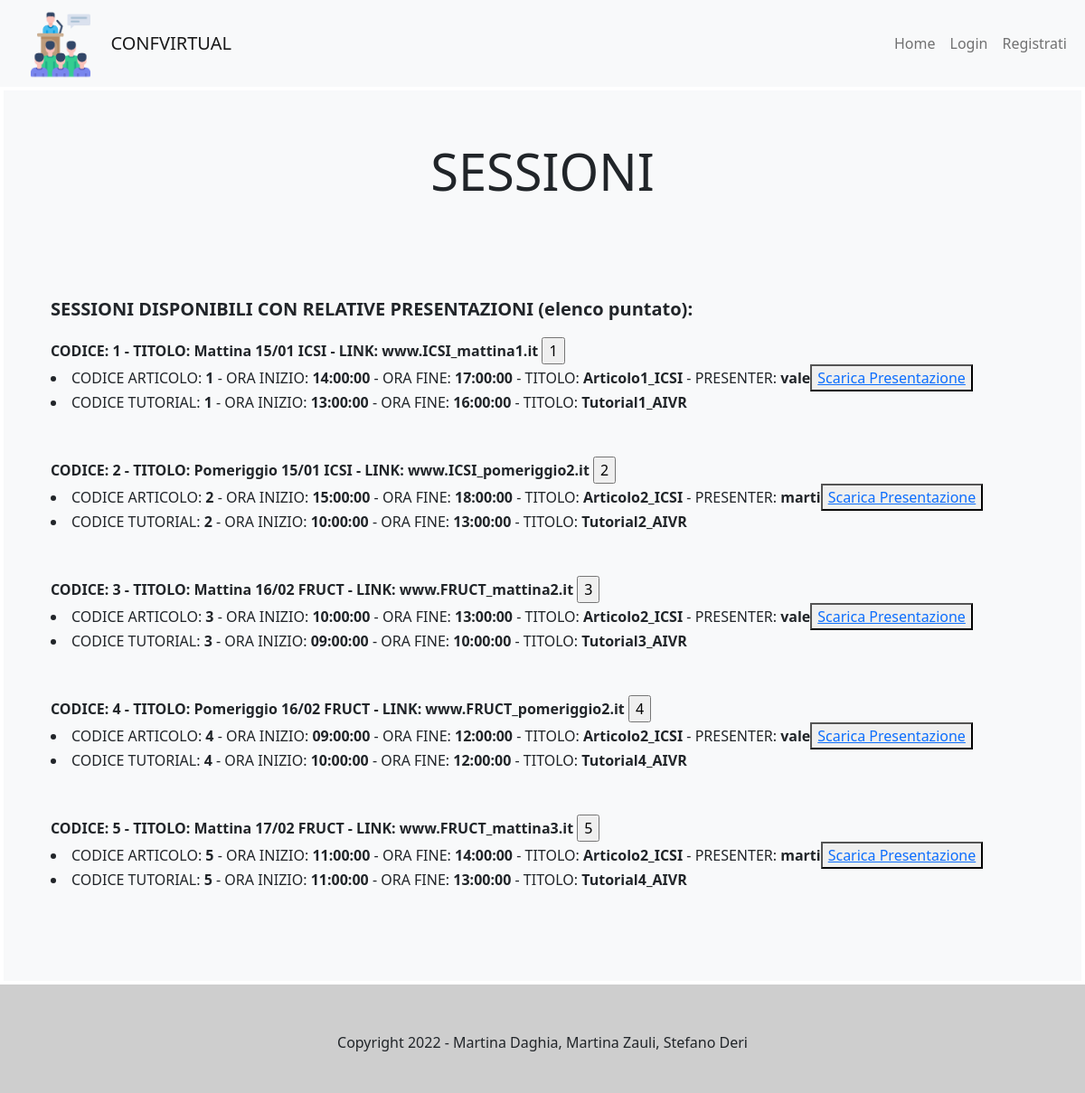
Screenshot of /PHP/model/modelSessioni.php with the database file from the repository.
### tables this page shows
CREATE TABLE SESSIONE (
	Codice INT NOT NULL AUTO_INCREMENT PRIMARY KEY,
    Titolo VARCHAR (100) NOT NULL,
    NumeroPresentazioni INT NOT NULL DEFAULT 0,
    OraInizio time(0) NOT NULL,
    OraFine time(0) NOT NULL,
    Link VARCHAR (200) NOT NULL,
    CodiceProgrammaGiornaliero INT,
    FOREIGN KEY (CodiceProgrammaGiornaliero) REFERENCES PROGRAMMAGIORNALIERO(Codice)
);

CREATE TABLE PRESENTAZIONEDIARTICOLI (
	Codice INT auto_increment PRIMARY KEY,
    OraInizio time(0) NOT NULL,
    OraFine time(0) NOT NULL,
    NumSequenza INT NOT NULL,
    Titolo VARCHAR (50),
    NumPagine INT,
    FilePresentazione INT,
    StatoSvolgimento VARCHAR (200),
    UsernameUtentePresenter VARCHAR (100),
    CodiceSessione INT NOT NULL,
    FOREIGN KEY (UsernameUtentePresenter) REFERENCES PRESENTER(UsernameUtente),
    FOREIGN KEY (CodiceSessione) REFERENCES SESSIONE(Codice),
    FOREIGN KEY (FilePresentazione) REFERENCES FILEESTERNI(idFile)
);

CREATE TABLE TUTORIAL (
	Codice INT auto_increment PRIMARY KEY,
    OraInizio time(0) NOT NULL,
    OraFine time(0) NOT NULL,
    NumSequenza INT NOT NULL,
    Titolo VARCHAR (50),
    Abstract VARCHAR(500),
    CodiceSessione INT,
    FOREIGN KEY (CodiceSessione) REFERENCES SESSIONE(Codice) 
);

### PHP/database.php (called while the page is built, shortened)
<?php
    class DatabaseHelper{
        private $db;
        public function __construct($servername, $username, $password, $dbname, $port){
            $this->db = new mysqli($servername, $username, $password, $dbname, $port);
        }
        public function getSessioni(){
            $query="SELECT Codice, Titolo, Link FROM SESSIONE";
            $stmt=$this->db->prepare($query);
            $stmt->execute();
            $result=$stmt->get_result();
            return $result->fetch_all(MYSQLI_ASSOC);
        }
        public function getArticoli($codiceSessione){
            $query="SELECT PA.Codice, PA.OraInizio, PA.OraFine, PA.Titolo, UsernameUtentePresenter, f.NomeFile
                    FROM PRESENTAZIONEDIARTICOLI as PA
                    JOIN SESSIONE as S
                    ON PA.CodiceSessione=S.Codice
                    JOIN fileesterni AS f
                    ON f.idFile=PA.FilePresentazione
                    WHERE PA.CodiceSessione=?";
            $stmt=$this->db->prepare($query);
            $stmt->bind_param('i', $codiceSessione);
            $stmt->execute();
            $result=$stmt->get_result();
            return $result->fetch_all(MYSQLI_ASSOC);
        }
        public function getTutorial($codiceSessione){
            $query="SELECT T.Codice, T.OraInizio, T.OraFine, T.Titolo
                    FROM TUTORIAL as T
                    JOIN SESSIONE as S
                    ON T.CodiceSessione=S.Codice
                    WHERE T.CodiceSessione=?";
            $stmt=$this->db->prepare($query);
            $stmt->bind_param('i', $codiceSessione);
            $stmt->execute();
            $result=$stmt->get_result();
            return $result->fetch_all(MYSQLI_ASSOC);
        }
    }
?>

### PHP/connessione.php (called while the page is built, shortened)
<?php
    require_once("database.php");
    $dbh = new DatabaseHelper("localhost", "root", "", "CONFVIRTUAL", 3306);
?>

### PHP/model/modelSessioni.php (the view, shortened to what this page needs)
<?php
  require_once("../connessione.php");
include('layouts/header.php');
?>
<?php
  $sessioni = $dbh->getSessioni();
?>
<div class="position-relative overflow-hidden p-1 p-md-1 m-md-1 text-center bg-light">
  <div class="col-md-5 p-lg-5 mx-auto my-1">
    <h1 class="display-4 fw-normal">SESSIONI</h1>
  </div>
  <div class="m-5" style ="text-align: left">
  <b><p class="col-md fs-5">SESSIONI DISPONIBILI CON RELATIVE PRESENTAZIONI (elenco puntato): </p></b>
    <?php foreach($sessioni as $sessione): ?>
      <form name="formChatSessione" method="get" action="./modelChat.php?chat="<?php echo($sessione['Codice']) ?>>
        <b><?php echo "CODICE: " .$sessione['Codice'] . " - TITOLO: " . $sessione['Titolo']  . " - LINK: " . $sessione['Link']  ;?> </b>
        <input type="submit" id="submitChatSessione" name="submitChatSessione" value="<?php echo($sessione['Codice'])  ?>"></input>
      </form>
      <?php
      $articoli=$dbh->getArticoli($sessione['Codice']);
      $tutorial=$dbh->getTutorial($sessione['Codice']);
      if(count($articoli)>0){
        ?>
        <?php
        foreach($articoli as $articolo):
          echo "<li>";
          echo "CODICE ARTICOLO: " ."<b>".$articolo['Codice'] ."</b>". " - ORA INIZIO: " ."<b>". $articolo['OraInizio']  ."</b>"
          . " - ORA FINE: " ."<b>". $articolo['OraFine']."</b>" . " - TITOLO: " ."<b>". $articolo['Titolo'] ."</b>"
          . " - PRESENTER: " ."<b>". $articolo['UsernameUtentePresenter'] ."</b>" ;
          echo("<a href='.\\risorse\\file\\' download='".$articolo["NomeFile"]."' >");
          echo("<button>Scarica Presentazione</buttton>");
          echo("</a>");
          echo "</li>";
        endforeach;
        ?>
        <?php
      }
      if(count($tutorial)>0){
        ?>
        <?php
        foreach($tutorial as $tut):
          echo "<li>";
          echo "CODICE TUTORIAL: "."<b>" .$tut['Codice'] ."</b>". " - ORA INIZIO: "."<b>" . $tut['OraInizio']  ."</b>"
          . " - ORA FINE: " ."<b>". $tut['OraFine']."</b>" . " - TITOLO: "."<b>" . $tut['Titolo']."</b>";
          echo "</li>";
        endforeach;
        ?>
        <br><br>
        <?php
      }
       ?>
    <?php endforeach; ?>
  </div>
</div>
<?php
include('layouts/footer.php');
?>

### rows the page displays
sessione: Codice "1", Titolo "Mattina 15/01 ICSI", Link "www.ICSI_mattina1.it", submitChatSessione "1"
presentazionediarticoli: Codice "1", OraInizio "14:00:00", OraFine "17:00:00", Titolo "Articolo1_ICSI", UsernameUtentePresenter "vale"
tutorial: Codice "1", OraInizio "13:00:00", OraFine "16:00:00", Titolo "Tutorial1_AIVR"
sessione: Codice "2", Titolo "Pomeriggio 15/01 ICSI", Link "www.ICSI_pomeriggio2.it", submitChatSessione "2"
presentazionediarticoli: Codice "2", OraInizio "15:00:00", OraFine "18:00:00", Titolo "Articolo2_ICSI", UsernameUtentePresenter "marti"
tutorial: Codice "2", OraInizio "10:00:00", OraFine "13:00:00", Titolo "Tutorial2_AIVR"
sessione: Codice "3", Titolo "Mattina 16/02 FRUCT", Link "www.FRUCT_mattina2.it", submitChatSessione "3"
presentazionediarticoli: Codice "3", OraInizio "10:00:00", OraFine "13:00:00", Titolo "Articolo2_ICSI", UsernameUtentePresenter "vale"
tutorial: Codice "3", OraInizio "09:00:00", OraFine "10:00:00", Titolo "Tutorial3_AIVR"
sessione: Codice "4", Titolo "Pomeriggio 16/02 FRUCT", Link "www.FRUCT_pomeriggio2.it", submitChatSessione "4"
presentazionediarticoli: Codice "4", OraInizio "09:00:00", OraFine "12:00:00", Titolo "Articolo2_ICSI", UsernameUtentePresenter "vale"
tutorial: Codice "4", OraInizio "10:00:00", OraFine "12:00:00", Titolo "Tutorial4_AIVR"
sessione: Codice "5", Titolo "Mattina 17/02 FRUCT", Link "www.FRUCT_mattina3.it", submitChatSessione "5"
presentazionediarticoli: Codice "5", OraInizio "11:00:00", OraFine "14:00:00", Titolo "Articolo2_ICSI", UsernameUtentePresenter "marti"
tutorial: Codice "5", OraInizio "11:00:00", OraFine "13:00:00", Titolo "Tutorial4_AIVR"
